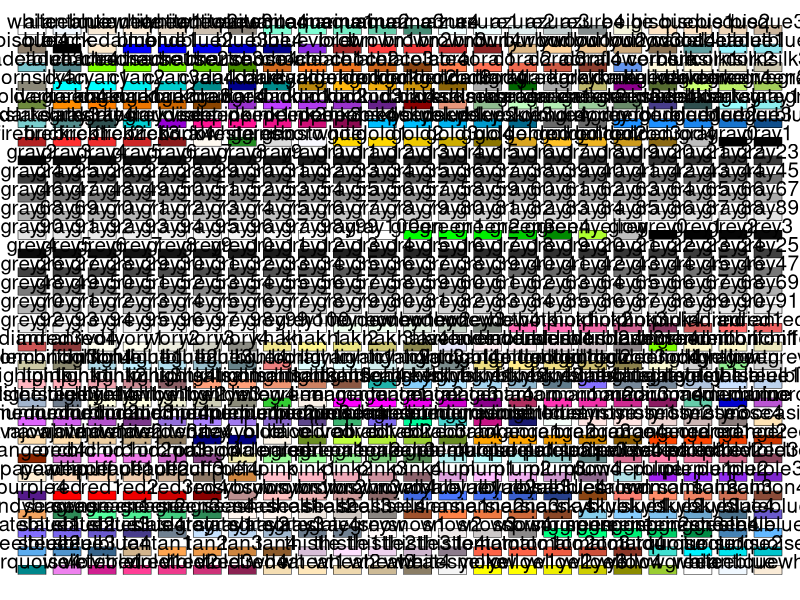
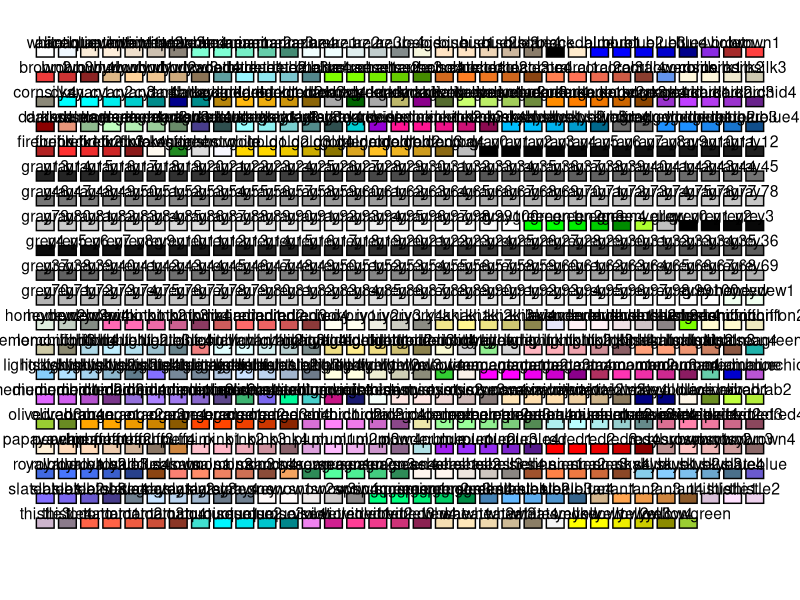
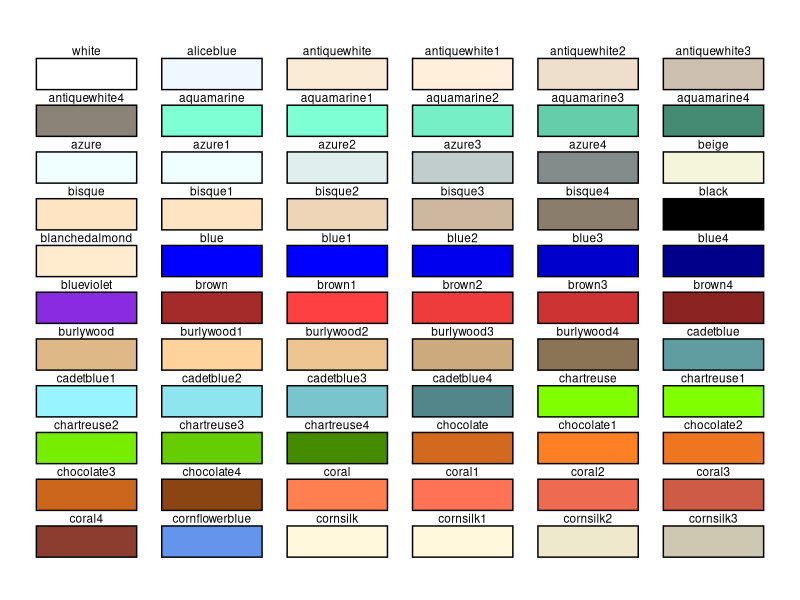
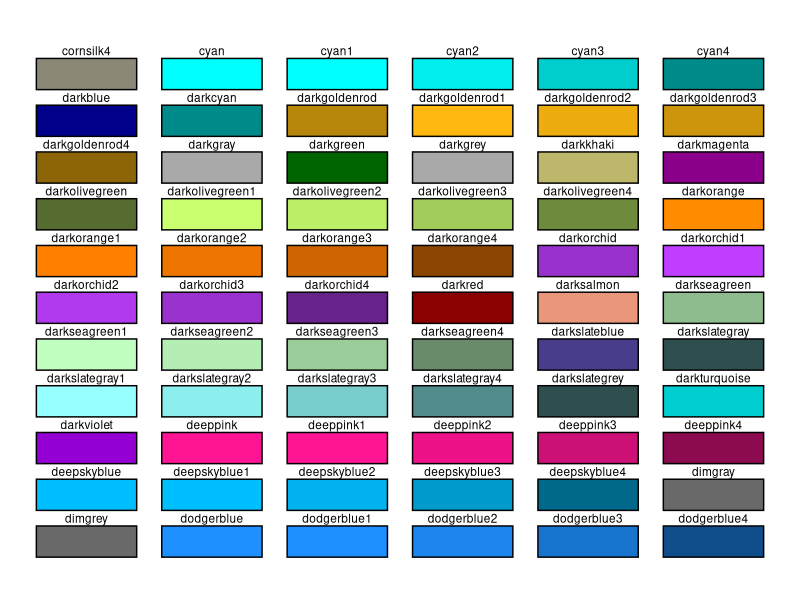
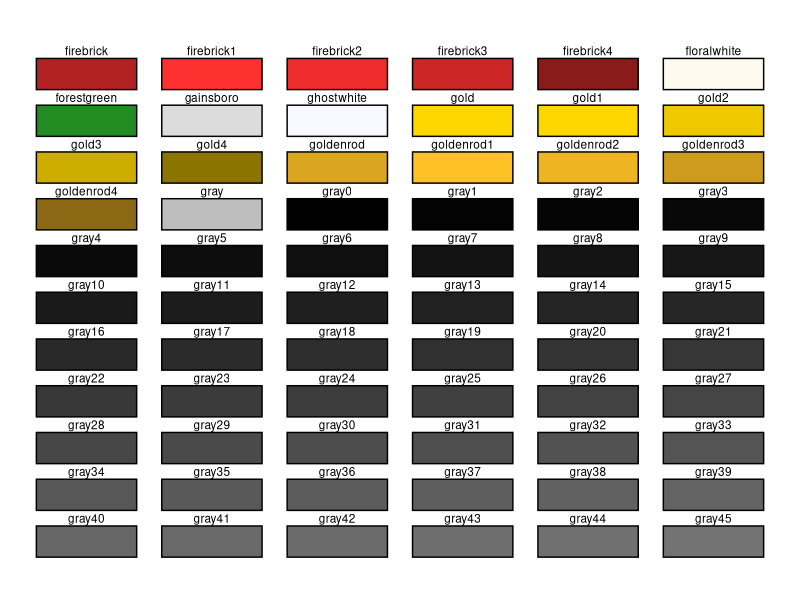
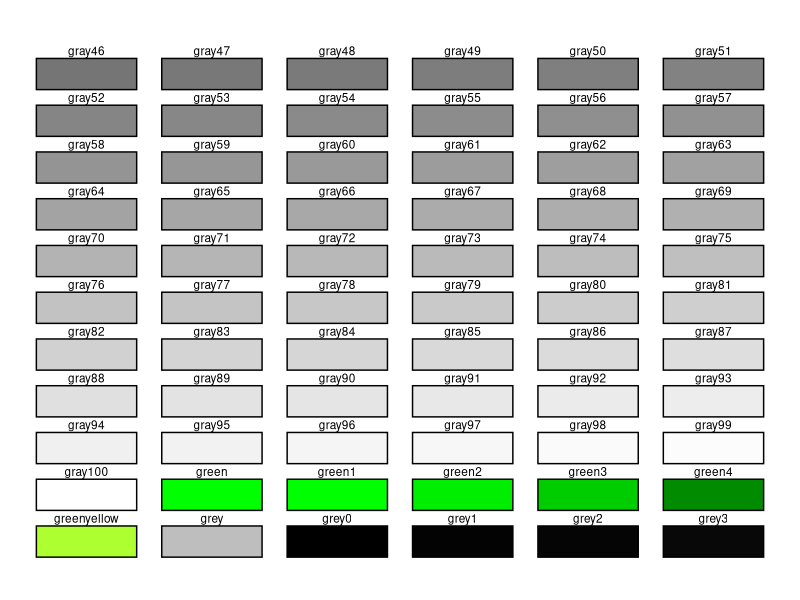
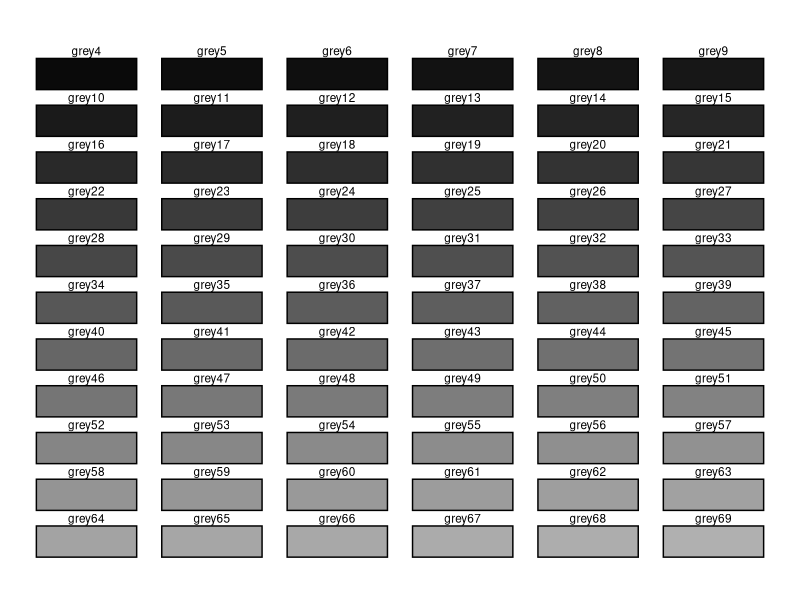
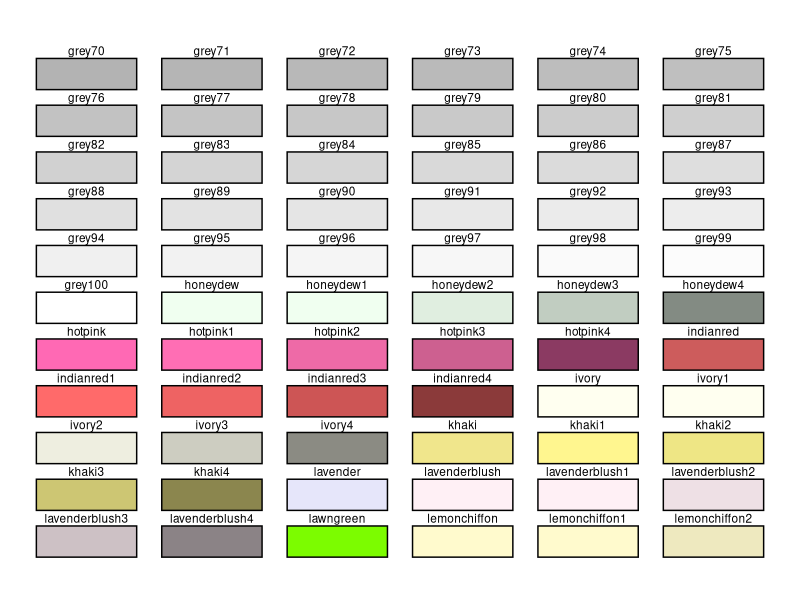

Write the R code that produced these figures, in order.
library(tidyverse)
library(grid)

# 色板(grid) ----
a <- colors()

grid.rect(x = rep(seq(0.04,0.96,length=22),times=30),
          y = rep(seq(0.95,0.05,length=30),each=22),
          width = 0.035,
          height = 0.015,
          gp=gpar(fill=a,lwd=0.5))

grid.text(a,
          x=rep(seq(0.04,0.96,length=22),times=30),
          y = rep(seq(0.965,0.065,length=30),each=22),
          gp=gpar(fontsize=15)
)

# 色板(ggplot2) ----

clr <- data.frame(no=1:657,color=colors()) %>% 
  rbind(data.frame(no=658:660,color=rep('white',3)))

clr <- clr %>% 
  mutate(x=rep(1:33*30,20)) %>% 
  mutate(y=rep(1:20*5,each=33)) %>% 
  slice_head(n=657)


ggplot(clr, aes(xmin=x-12,xmax=x+12, ymin=y-1,ymax=y+1)) +
  geom_rect(aes(fill=I(color)),colour = "black")+
  lims(y=c(110,0))+
  theme_void()+
  geom_text(aes(x,y-2,label=color),size=4)

# 色板升级版 ----

clr <- data.frame(no=1:657,color=colors()) %>% 
  rbind(data.frame(no=658:660,color=rep('white',3)))

clr <- clr %>% 
  mutate(l=rep(1:10,each=66)) %>% 
  mutate(x=rep(1:6*5,110)) %>% 
  mutate(y=rep(rep(1:11*3,each=6),10)) %>% 
  slice_head(n=657)

l <- split(clr,clr$l)

f <- function(df){
  ggplot(df, aes(xmin=x-2,xmax=x+2, ymin=y-1,ymax=y+1)) +
    geom_rect(aes(fill=I(color)),colour = "black")+
    lims(y=c(35,0))+
    theme_void()+
    geom_text(aes(x,y-1.5,label=color),size=3)
  
  
}

photo <- map(l,f)
photo


  
